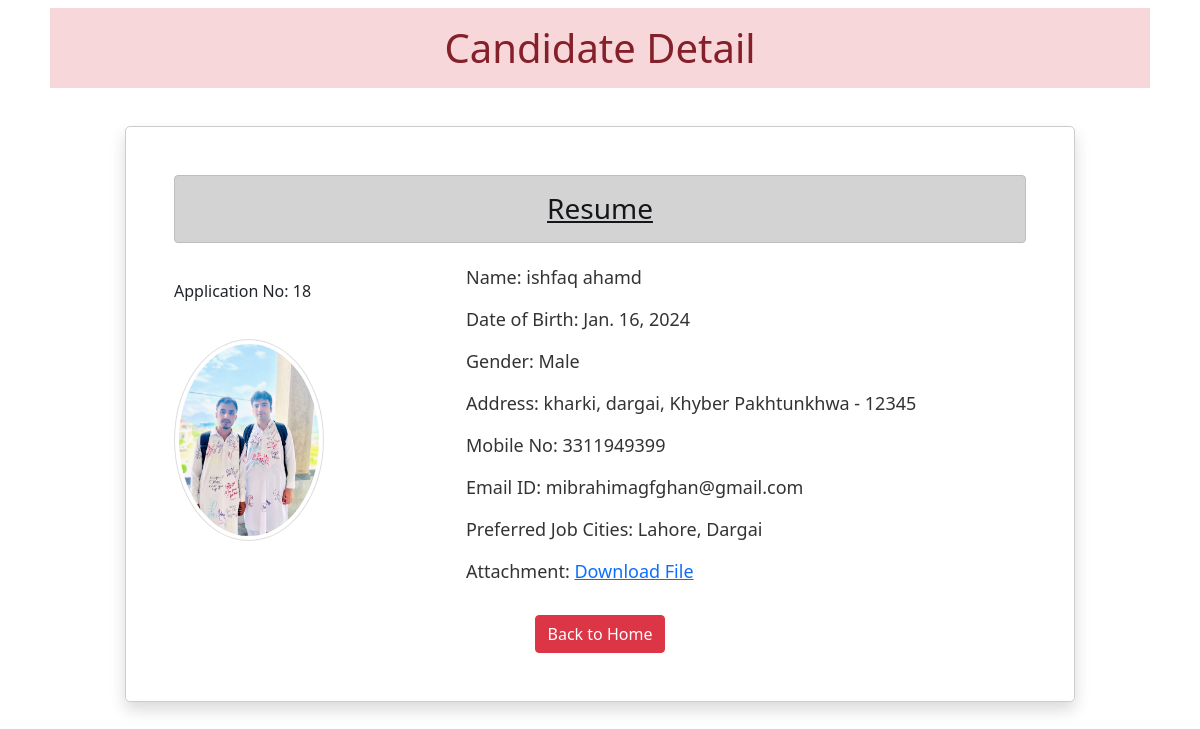
/18, run on the app's committed database.
### app/models.py (models this page shows)
class Resume(models.Model):
    name = models.CharField(max_length=100)
    dob = models.DateField(auto_now=False, auto_now_add=False)
    gender = models.CharField(max_length=10)
    locality = models.CharField(max_length=100)
    city = models.CharField(max_length=100)
    pin = models.PositiveIntegerField()
    state = models.CharField(choices=STATE_CHOICES, max_length=100)  # Reference the STATE_CHOICES
    mobile = models.PositiveIntegerField()
    email = models.EmailField()
    job_city = models.CharField(max_length=50)
    profile_image = models.ImageField(upload_to='profile', blank=True)
    file = models.FileField(upload_to='doc', blank=True)

### app/views.py (the view)
# urls.py: path('<int:pk>', views.CandidateView.as_view(), name='candidate')
class CandidateView(View):
    def get(self, request, pk):
        candidate = Resume.objects.get(pk=pk)
        return render(request, 'candidate.html', {'candidate': candidate})

### app/templatetags/myfilter.py (called while the page is built)
@register.filter(name='remove_special')
def remove_chars(value, arg):
 for character in arg:
  value = value.replace(character, "")
 return value

### app/templates/candidate.html (shortened to what this page needs)
<!DOCTYPE html>
{% load myfilter %}
<html lang="en">
<head>
 <link href="https://cdn.jsdelivr.net/npm/bootstrap@5.0.0-beta2/dist/css/bootstrap.min.css" rel="stylesheet">
</head>
<body>
  <div class="container ">
   <h1 class="alert-danger text-center p-3 m-2">Candidate Detail</h1>
   <div class="row">
    <div class="col-sm-10 shadow p-5 offset-sm-1 candidate-details">
     <h3 class="alert alert-dark text-center"><u>Resume</u></h3>
     <div class="row">
       <div class="col-md-4">
         <p class="application-no">Application No: {{ candidate.id }}</p>
         <img src="{{candidate.profile_image.url}}" alt="" class="img-fluid img-thumbnail candidate-img" width="150" height="150">
       </div>
       <div class="col-md-8">
         <p class="resume-info">Name: {{candidate.name}}</p>
         <p class="resume-info">Date of Birth: {{candidate.dob}}</p>
         <p class="resume-info">Gender: {{candidate.gender}}</p>
         <p class="resume-info">Address: {{candidate.locality}}, {{candidate.city}}, {{candidate.state}} - {{candidate.pin}}</p>
         <p class="resume-info">Mobile No: {{candidate.mobile}}</p>
         <p class="resume-info">Email ID: {{candidate.email}}</p>
         <p class="resume-info">Preferred Job Cities: {{candidate.job_city|remove_special:"[]'"}}</p>
         <p class="resume-info">Attachment: <a href="{{candidate.file.url}}">Download File</a></p>
       </div>
     </div>
     <div class="text-center btn-back-home">
       <a href="/" class="btn btn-danger">Back to Home</a>
     </div>
    </div>
   </div>
  </div>
</body>
</html>

### app/templates/candidate.html (style rules this page uses)
.candidate-details { padding: 20px; margin-top: 30px; border: 1px solid #ccc; border-radius: 5px; }
.candidate-img { float: left; margin-top: 20px; margin-right: 20px; border: 1px solid #ddd; border-radius: 50%; }
.btn-back-home { margin-top: 20px; }
.resume-info { margin-bottom: 10px; font-size: 18px; color: #333; padding-top: 5px; }
.application-no { margin-top: 20px; }

### data on the page
Resume: id "18", profile_image (picture), name "ishfaq ahamd", dob "Jan. 16, 2024", gender "Male", locality "kharki", city "dargai", state "Khyber Pakhtunkhwa", pin "12345", mobile "3311949399", email "mibrahimagfghan@gmail.com", job_city|remove_special "Lahore, Dargai"
